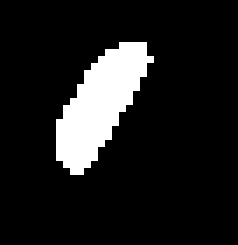
#> input picture scripts/data/cell.tif, 34 x 35 px, found by its file name (shown 7 times larger)
$ python learn_polygon.py   (Python 2 division)
#> lines starting #> are read from the running program, lines starting #| are printed output that depends on the picture; after the words box and inside, x2 and y2 are one past the last pixel; in counts of white or black regions, pixels touching at a corner belong together
import matplotlib.patches
import matplotlib.pyplot as plt
import shapely.geometry
from skimage import io
import os,sys,random,math
import numpy as np


#load figure and see the coordinates
#### load a tif image of a cell
filename = os.path.join('/Users/kerenlasker/projects/opto/microscopy/scripts/data', 'cell.tif')
data = io.imread(filename)
#> data: shape (35, 34); 11.4% white; 1 white region, box (x1, y1, x2, y2) and area: (8, 6, 22, 25) 136
print dir(data)
#> (printed output is left out)
print "size:",data.size
#| size: 1190
print "shape:",data.shape
#| shape: (35, 34)
#define an empty figure the size of data and set 1 based on the polygon shape
data_mask=np.zeros(data.shape)
g1 = shapely.geometry.Polygon([[1, 1], [1, 20], [10, 20],[10,1]])
print g1.bounds
for i in range(int(math.floor(g1.bounds[0])),int(math.ceil(g1.bounds[2]))+1):
    for j in range(int(math.floor(g1.bounds[1])),int(math.ceil(g1.bounds[3]))+1):
        data_mask[i][j]=1
print data[:,0]
#| [0 0 0 0 0 0 0 0 0 0 0 0 0 0 0 0 0 0 0 0 0 0 0 0 0 0 0 0 0 0 0 0 0 0 0]
print data*data_mask
#> (printed output is left out)
plt.imshow(data*data_mask)
plt.show()
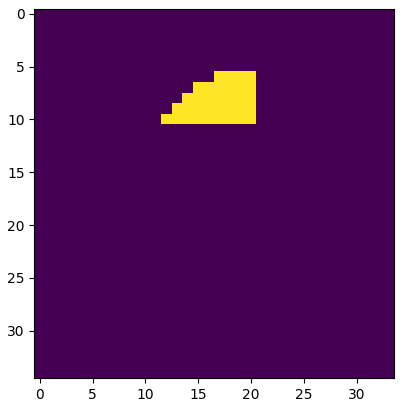
#> figure drawn by matplotlib, 1 panel

print dir(g1)
print "is simple",g1.is_simple,g1.is_valid
print list(g1.exterior.coords)
#> (the run stopped early here; a loop or call above may not have finished)

$ run again, with scripts/data/KL5409-PleD-ONinduction-4_w3RFP Cube.TIF copied over scripts/data/cell.tif
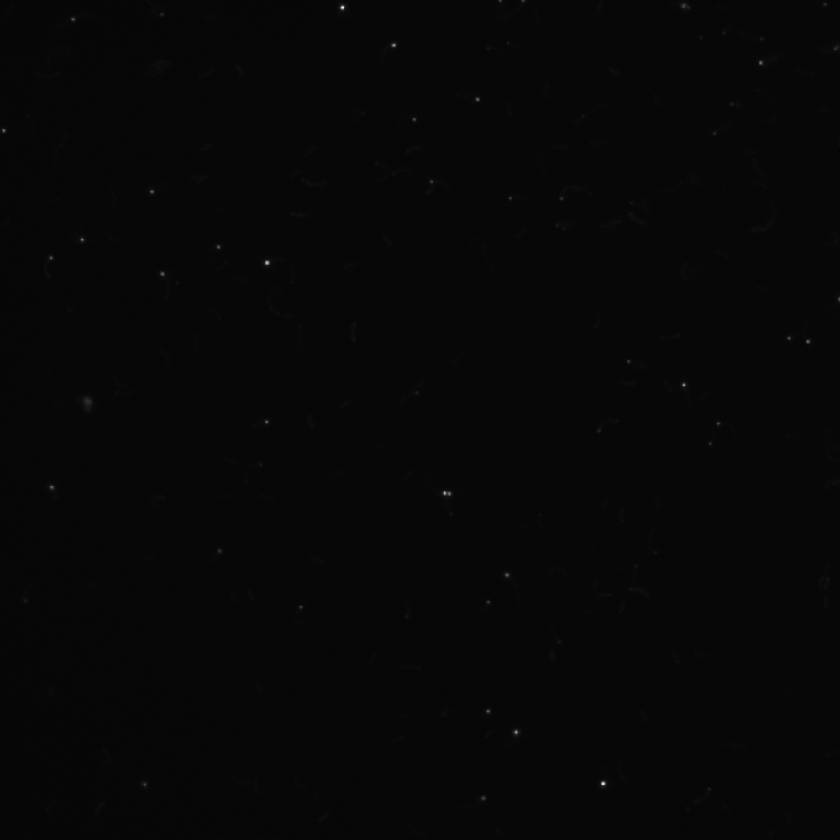
#> input picture scripts/data/KL5409-PleD-ONinduction-4_w3RFP Cube.TIF, 840 x 840 px, shrunk from 1000 x 1000 before the run, found by its file name
#> data is the input picture: shape (840, 840) uint16; min 1150, max 64413, mean 1859.5
#> (printed output is left out)
#| size: 705600
#| shape: (840, 840)
#| [1412 1489 1677 1654 1647 1593 1721 1612 1819 1656 1586 1771 1943 1759
#|  1746 1635 1513 1673 1434 1584 1635 1768 1404 1615 1565 1672 1655 1617
#|  2046 1821 1480 1777 1689 1465 1511 1717 1817 1728 1673 1563 1731 1437
#|  1410 1661 1656 1635 1653 1795 1801 1736 1454 2086 1673 1699 1731 1706
#|  1806 1873 1794 1745 1654 1752 1683 1737 1689 1607 1784 1723 1603 1686
#|  1742 1604 1773 1926 1577 1656 1565 1644 1943 1964 1434 1715 1632 1538
#> (further printed lines are left out)
#> `plt.show()`:
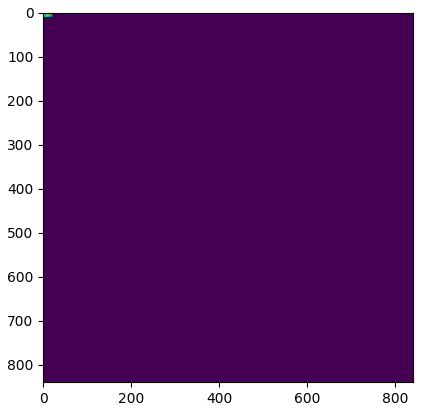
#> figure drawn by matplotlib, 1 panel
